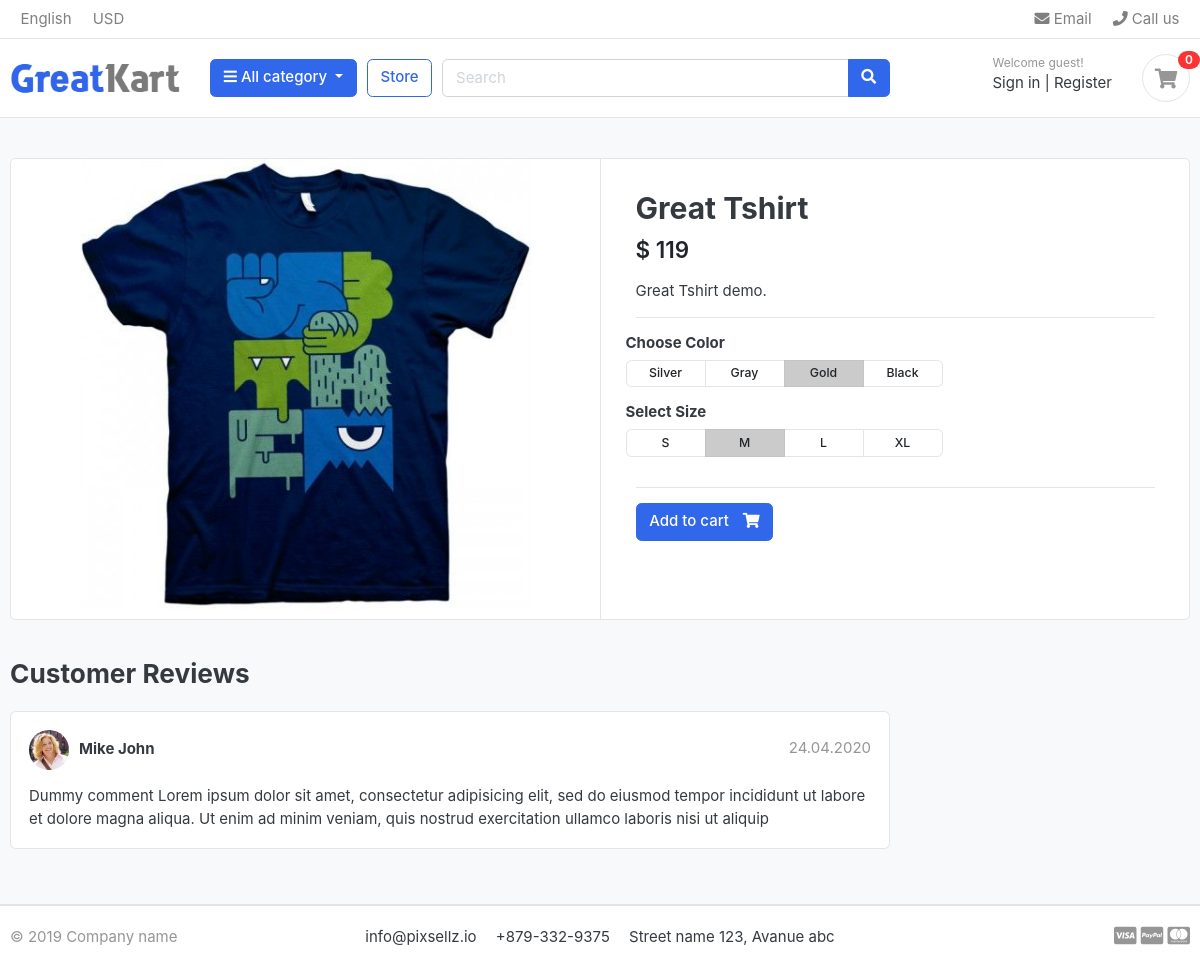
The app's page /store/t-shirts/great-tshirt/, older data.
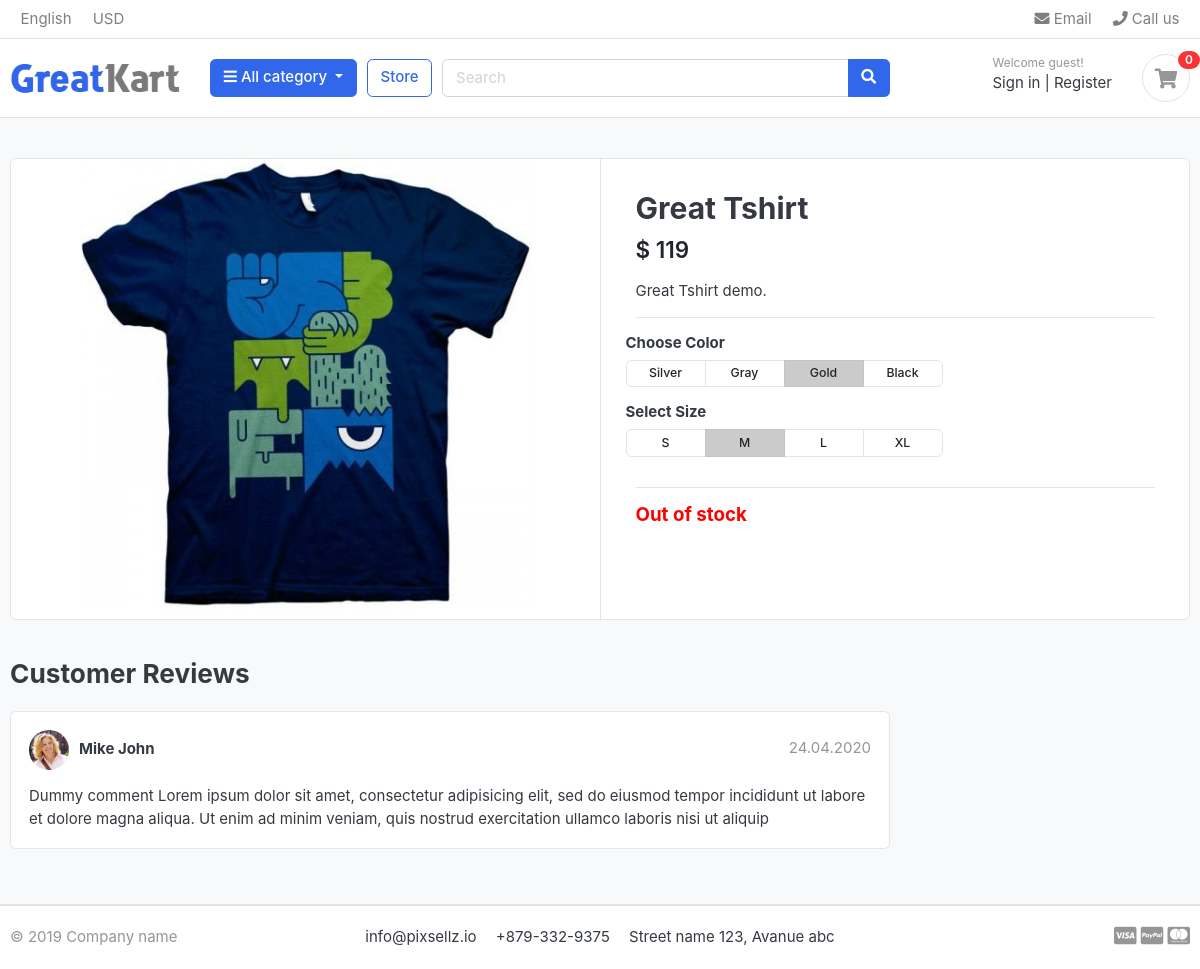
The same page, newer data.
### store/views.py (the view)
# urls.py: path('<slug:category_slug>/<slug:product_slug>/', views.product_detail, name = 'product_detail')
def product_detail(request, category_slug, product_slug):
    try:
        single_product = product.objects.get(category__slug = category_slug, slug = product_slug)
    except Exception as e:
        raise e
    context = {
        'single_product': single_product,
    }
    return render(request, 'store/product_detail.html', context)

### category/context_processors.py (called while the page is built)
def menu_links(request):
    links = Category.objects.all
    return dict(links = links)

### category/models.py (called while the page is built)
    def get_url(self):
        return reverse('products_by_category', args = [self.slug])

### templates/store/product_detail.html
{% extends 'base.html' %}
{% block content %}
<section class="section-content padding-y bg">
    <div class="container">
    <div class="card">
        <div class="row no-gutters">
            <aside class="col-md-6">
    <article class="gallery-wrap">
        <div class="img-big-wrap">
           <a href="#"><img src="{{single_product.images.url}}"></a>
        </div>
    </article>
            </aside>
            <main class="col-md-6 border-left">
    <article class="content-body">
    <h2 class="title">{{ single_product.product_name }}</h2>
    <div class="mb-3">
        <var class="price h4">$ {{ single_product.price }}</var>
    </div>
    <p>{{ single_product.description }}</p>
    <hr>
        <div class="row">
            <div class="item-option-select">
                <h6>Choose Color</h6>
                <div class="btn-group btn-group-sm btn-group-toggle" data-toggle="buttons">
                  <label class="btn btn-light">
                    <input type="radio" name="radio_color"> Silver
                  </label>
                  <label class="btn btn-light">
                    <input type="radio" name="radio_color" > Gray
                  </label>
                  <label class="btn btn-light active">
                    <input type="radio" name="radio_color checked"> Gold
                  </label>
                  <label class="btn btn-light">
                    <input type="radio" name="radio_color"> Black
                  </label>
                </div>
            </div>
        </div>
        <div class="row">
            <div class="item-option-select">
                <h6>Select Size</h6>
                <div class="btn-group btn-group-sm btn-group-toggle" data-toggle="buttons">
                  <label class="btn btn-light">
                    <input type="radio" name="radio_color"> S
                  </label>
                  <label class="btn btn-light active">
                    <input type="radio" name="radio_color" checked> M
                  </label>
                  <label class="btn btn-light">
                    <input type="radio" name="radio_color"> L
                  </label>
                  <label class="btn btn-light">
                    <input type="radio" name="radio_color"> XL
                  </label>
                </div>
            </div>
        </div>
        <hr>
        {%if single_product.stock <= 0 %}
          <h5 style = "color:red;">Out of stock</h5>
        {%else%}
        <a href="./product-detail.html" class="btn  btn-primary"> <span class="text">Add to cart</span> <i class="fas fa-shopping-cart"></i>  </a>
        {% endif %}
      </article>
            </main>
        </div>
    </div>
    <br>
    <div class="row">
                <div class="col-md-9">
        <header class="section-heading">
            <h3>Customer Reviews </h3>
        </header>
        <article class="box mb-3">
            <div class="icontext w-100">
                <img src="./images/avatars/avatar1.jpg" class="img-xs icon rounded-circle">
                <div class="text">
                    <span class="date text-muted float-md-right">24.04.2020 </span>
                    <h6 class="mb-1">Mike John </h6>
                </div>
            </div>
            <div class="mt-3">
                <p>
                    Dummy comment Lorem ipsum dolor sit amet, consectetur adipisicing elit, sed do eiusmod
                    tempor incididunt ut labore et dolore magna aliqua. Ut enim ad minim veniam,
                    quis nostrud exercitation ullamco laboris nisi ut aliquip
                </p>
            </div>
        </article>
        </div>
    </div>
    </div>
    </section>
{% endblock %}

Row changes from the older to the newer data that the page shows:
changed product "Great Tshirt": stock 500 → 0 (drawn)
Text that changed along with them:
text no longer shown: "Add to cart"
text now shown: "Out of stock"
